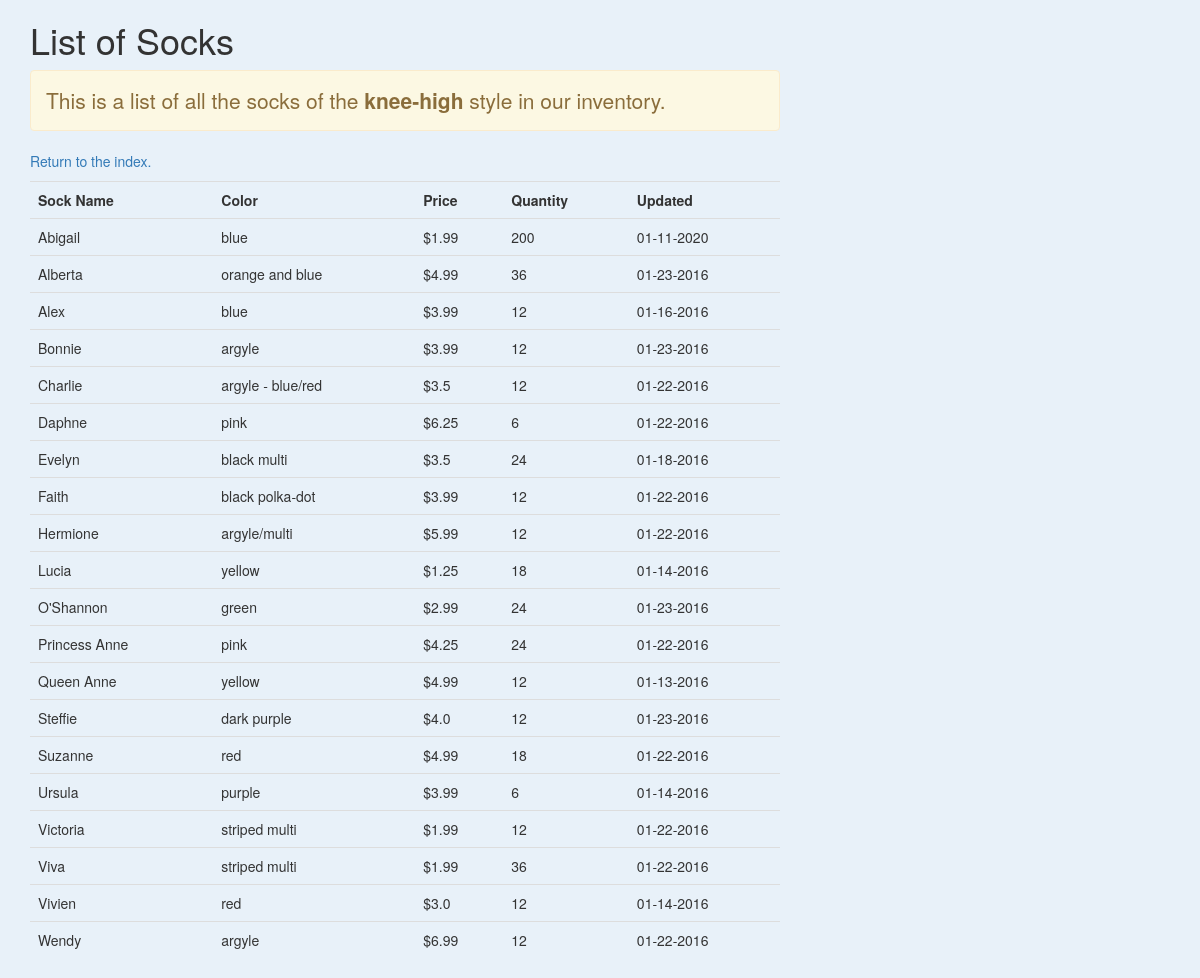
The app's page /inventory/knee-high with its own data.
### write_db.py (models this page shows, shortened)
class Sock(db.Model):
    __tablename__ = 'socks'
    id = db.Column(db.Integer, primary_key=True)
    name = db.Column(db.String)
    style = db.Column(db.String)
    color = db.Column(db.String)
    quantity = db.Column(db.Integer)
    price = db.Column(db.Float)
    updated = db.Column(db.String)

### write_db.py (the view)
@app.route('/inventory/<style>')
def inventory(style):
    socks = Sock.query.filter_by(style=style).order_by(Sock.name).all()
    return render_template('list.html', socks=socks, style=style)

### templates/list.html (shortened to what this page needs)
{% extends 'bootstrap/base.html' %}
{% block styles %}
{{ super() }}
{% endblock %}
{% block content %}
<div class="container">
  <div class="row pb-5">
    <div class="col-md-10 col-lg-8 mx-lg-auto mx-md-auto">
      <h1 class="pt-5 pb-2">List of Socks</h1>
      <p class="lead alert alert-warning">This is a list of all the socks of the
			<strong>{{ style }}</strong> style in our inventory.</p>
	  <p class="ml-4"><a href="{{ url_for('index') }}">Return to the index.</a></p>
		<table class="table">
			<tr>
				<th>Sock Name</th>
				<th>Color</th>
				<th>Price</th>
				<th>Quantity</th>
				<th>Updated</th>
			</tr>
			{% for sock in socks %}
			<tr>
				<td>{{ sock.name }}</td>
				<td>{{ sock.color }}</td>
				<td>${{ sock.price }}</td>
				<td>{{ sock.quantity }}</td>
				<td>{{ sock.updated }}</td>
			</tr>
			{% endfor %}
		</table>
		</div>
	</div>
</div>
{% endblock %}

### templates/list.html (style rules this page uses)
body { background: #e8f1f9; }

### records on screen
Sock: name "Abigail", color "blue", price "1.99", quantity "200", updated "01-11-2020"
Sock: name "Alberta", color "orange and blue", price "4.99", quantity "36", updated "01-23-2016"
Sock: name "Alex", color "blue", price "3.99", quantity "12", updated "01-16-2016"
Sock: name "Bonnie", color "argyle", price "3.99", quantity "12", updated "01-23-2016"
Sock: name "Charlie", color "argyle - blue/red", price "3.5", quantity "12", updated "01-22-2016"
Sock: name "Daphne", color "pink", price "6.25", quantity "6", updated "01-22-2016"
Sock: name "Evelyn", color "black multi", price "3.5", quantity "24", updated "01-18-2016"
Sock: name "Faith", color "black polka-dot", price "3.99", quantity "12", updated "01-22-2016"
Sock: name "Hermione", color "argyle/multi", price "5.99", quantity "12", updated "01-22-2016"
Sock: name "Lucia", color "yellow", price "1.25", quantity "18", updated "01-14-2016"
Sock: name "O'Shannon", color "green", price "2.99", quantity "24", updated "01-23-2016"
Sock: name "Princess Anne", color "pink", price "4.25", quantity "24", updated "01-22-2016"
Sock: name "Queen Anne", color "yellow", price "4.99", quantity "12", updated "01-13-2016"
Sock: name "Steffie", color "dark purple", price "4.0", quantity "12", updated "01-23-2016"
Sock: name "Suzanne", color "red", price "4.99", quantity "18", updated "01-22-2016"
Sock: name "Ursula", color "purple", price "3.99", quantity "6", updated "01-14-2016"
Sock: name "Victoria", color "striped multi", price "1.99", quantity "12", updated "01-22-2016"
Sock: name "Viva", color "striped multi", price "1.99", quantity "36", updated "01-22-2016"
Sock: name "Vivien", color "red", price "3.0", quantity "12", updated "01-14-2016"
Sock: name "Wendy", color "argyle", price "6.99", quantity "12", updated "01-22-2016"

### other values on screen
{{ style }} "knee-high"
